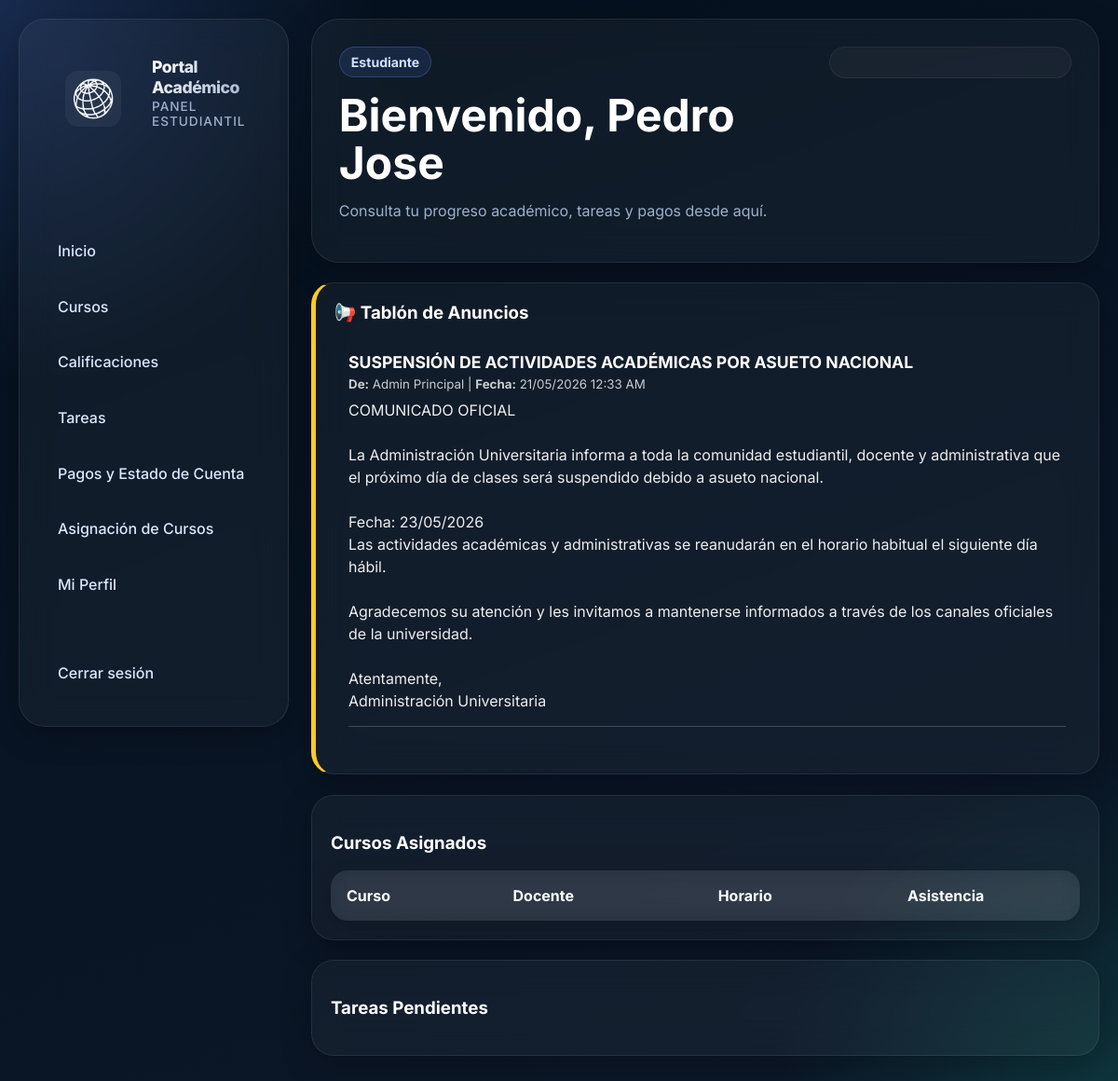
The app's page /estudiantes/inicio_estudiantes.php (signed in) with its own data.
### tables this page shows
CREATE TABLE IF NOT EXISTS `estudiantes` (
  `id_estudiante` int NOT NULL AUTO_INCREMENT,
  `nombres` varchar(60) NOT NULL,
  `apellidos` varchar(60) NOT NULL,
  `id_carrera` int DEFAULT NULL,
  `id_usuario` int DEFAULT NULL,
  PRIMARY KEY (`id_estudiante`),
  KEY `id_carrera` (`id_carrera`),
  KEY `id_usuario` (`id_usuario`),
  CONSTRAINT `estudiantes_ibfk_1` FOREIGN KEY (`id_carrera`) REFERENCES `carreras` (`id_carrera`),
  CONSTRAINT `estudiantes_ibfk_2` FOREIGN KEY (`id_usuario`) REFERENCES `usuarios` (`id_usuario`)
);

CREATE TABLE IF NOT EXISTS `anuncios` (
  `id_anuncio` int NOT NULL AUTO_INCREMENT,
  `id_autor` int NOT NULL,
  `titulo` varchar(100) NOT NULL,
  `mensaje` text NOT NULL,
  `audiencia` enum('Todos','Docentes','Estudiantes','Curso_Especifico') NOT NULL,
  `id_curso_destino` int DEFAULT NULL,
  `fecha_publicacion` timestamp NULL DEFAULT CURRENT_TIMESTAMP,
  PRIMARY KEY (`id_anuncio`),
  KEY `id_autor` (`id_autor`),
  KEY `id_curso_destino` (`id_curso_destino`),
  CONSTRAINT `anuncios_ibfk_1` FOREIGN KEY (`id_autor`) REFERENCES `usuarios` (`id_usuario`),
  CONSTRAINT `anuncios_ibfk_2` FOREIGN KEY (`id_curso_destino`) REFERENCES `cursos` (`id_curso`)
);

CREATE TABLE IF NOT EXISTS `usuarios` (
  `id_usuario` int NOT NULL AUTO_INCREMENT,
  `nombre` varchar(100) DEFAULT NULL,
  `correo` varchar(100) DEFAULT NULL,
  `contraseña` varchar(255) DEFAULT NULL,
  `estado` tinyint DEFAULT '1',
  PRIMARY KEY (`id_usuario`),
  UNIQUE KEY `correo` (`correo`)
);

### estudiantes/funciones_dash.php (called while the page is built, shortened)
<?php
require '../conexion.php';
$stmt_anuncios = $conexion->prepare("
    SELECT a.titulo, a.mensaje, a.fecha_publicacion, u.nombre AS autor, c.nombre_curso
    FROM anuncios a
    INNER JOIN usuarios u ON a.id_autor = u.id_usuario
    LEFT JOIN cursos c ON a.id_curso_destino = c.id_curso
    WHERE a.audiencia IN ('Todos', 'Estudiantes')
       OR (a.audiencia = 'Curso_Especifico' AND a.id_curso_destino IN (
           SELECT ad.id_curso
           FROM asignaciones asig
           INNER JOIN asignaciones_docentes ad ON asig.id_asignacion = ad.id_asignacion
           WHERE asig.id_estudiante = ?
       ))
    ORDER BY a.fecha_publicacion DESC
    LIMIT 10
");
$stmt_anuncios->execute([$id_estudiante]);
$anuncios = $stmt_anuncios->fetchAll(PDO::FETCH_ASSOC);
?>

### estudiantes/inicio_estudiantes.php (the view, shortened to what this page needs)
<?php
require '../conexion.php';
$id_usuario = $_SESSION['id_usuario'];
$stmt_est = $conexion->prepare("SELECT id_estudiante, nombres, apellidos FROM estudiantes WHERE id_usuario = ?");
$stmt_est->execute([$id_usuario]);
$estudiante = $stmt_est->fetch(PDO::FETCH_ASSOC);
$id_estudiante = $estudiante['id_estudiante'];
require 'funciones_dash.php';
?>
<!DOCTYPE html>
<html lang="es">
<head>
    <link rel="stylesheet" href="estilos_estudiantes.css">
</head>
<body>
<div class="app-shell">
        <nav class="menu">
            <?php require 'encabezado.php'; ?>
        </nav>
    <main class="content">
        <section class="hero glass">
            <div>
                <span class="hero-badge">Estudiante</span>
                <h1>Bienvenido, <?php echo htmlspecialchars($estudiante['nombres']); ?></h1>
                <p class="muted">Consulta tu progreso académico, tareas y pagos desde aquí.</p>
            </div>
            <div class="hero-meta">
            </div>
        </section>
 <section id="anuncios" class="panel glass" style="border-left: 5px solid #ffca28;">
    <div class="panel-header">
        <h3 style="color: #ffffff; margin: 0;">📢 Tablón de Anuncios</h3>
    </div>
    <div style="padding: 15px;">
        <?php if(count($anuncios) > 0): ?>
            <?php foreach($anuncios as $anuncio): ?>
                <div style="border-bottom: 1px solid rgba(255,255,255,0.2); padding-bottom: 15px; margin-bottom: 15px;">
                    <h4 style="margin: 0 0 5px 0; color: #ffffff; font-size: 1.1em;">
                        <?php echo htmlspecialchars($anuncio['titulo']); ?>
                    </h4>
                    <small style="color: #cccccc; display: block; margin-bottom: 8px;">
                        <strong>De:</strong> <?php echo htmlspecialchars($anuncio['autor']); ?> |
                        <strong>Fecha:</strong> <?php echo date('d/m/Y h:i A', strtotime($anuncio['fecha_publicacion'])); ?>
                    </small>
                    <p style="margin: 0; color: #eeeeee; line-height: 1.5;">
                        <?php echo nl2br(htmlspecialchars($anuncio['mensaje'])); ?>
                    </p>
                </div>
            <?php endforeach; ?>
        <?php else: ?>
            <p style="color: #ffffff; text-align: center; padding: 20px; margin: 0;">No hay comunicados nuevos por el momento.</p>
        <?php endif; ?>
    </div>
</section>
<section id="cursos" class="panel glass">
    <div class="panel-header"><h3>Cursos Asignados</h3></div>
    <div class="table-wrap">
        <table>
            <thead>
                <tr>
                    <th>Curso</th>
                    <th>Docente</th>
                    <th>Horario</th>
                    <th style="width: 200px;">Asistencia</th>
                </tr>
            </thead>
        </table>
    </div>
</section>
        <section id="tareas" class="panel glass">
            <div class="panel-header"><h3>Tareas Pendientes</h3></div>
        </section>
    </main>
</div>
</body>
</html>

### estudiantes/encabezado.php (shortened to what this page needs)
<!DOCTYPE html>
<html lang="es">
<head>
</head>
<body>
<aside class="sidebar glass">
    <div class="logo-wrap">
<a href="inicio_estudiantes.php">
    <img src="../img/img_03.1.png" alt="Logo Universidad" class="logo-navbar">
</a>
        <div>
            <h2>Portal Académico</h2>
            <p class="muted">Panel estudiantil</p>
        </div>
    </div>
    <nav class="menu">
        <a href="inicio_estudiantes.php">Inicio</a>
        <a href="cursos.php">Cursos</a>
        <a href="notas.php">Calificaciones</a>
        <a href="tareas.php">Tareas</a>
        <a href="pagos.php">Pagos y Estado de Cuenta</a>
        <a href="asignacion_cursos.php">Asignación de Cursos</a>
        <a href="perfil.php">Mi Perfil</a>
    </nav>
    <a class="logout-link" href="../logout.php">Cerrar sesión</a>
</aside>
</body>
</html>

### estudiantes/estilos_estudiantes.css (style rules this page uses)
:root { --card: rgba(255, 255, 255, 0.04); --card-border: rgba(255, 255, 255, 0.08); --text: #ffffff; --muted: #9eb0ce; --primary: #5b8cff; --primary-strong: #3b6fff; --accent: #18c29c; --shadow: 0 8px 32px rgba(0, 0, 0, 0.25); }
html, body { margin: 0; padding: 0; font-family: 'Inter', sans-serif; background: radial-gradient(circle at top left, rgba(91, 140, 255, 0.22), transparent 24%), radial-gradient(circle at bottom right, rgba(24, 194, 156, 0.18), transparent 22%), linear-gradient(160deg, #05101d 0%, #081423 45%, #0c1728 100%); color: var(--text); min-height: 100%; }
.glass, .panel, .form-perfil, .table-wrap { background: var(--card) !important; border: 1px solid var(--card-border); color: var(--text) !important; border-radius: 16px; backdrop-filter: blur(12px); -webkit-backdrop-filter: blur(12px); box-shadow: var(--shadow); }
.glass h1, .glass h3, .panel-header h3, th, td { color: #ffffff !important; }
* { box-sizing: border-box; scroll-behavior: smooth; }
a { color: inherit; text-decoration: none; }
.glass { background: var(--card); border: 1px solid var(--card-border); backdrop-filter: blur(18px); box-shadow: var(--shadow); }
.muted { color: var(--muted); }
.app-shell { display: grid; grid-template-columns: 290px 1fr; gap: 1.5rem; min-height: 100vh; padding: 1.25rem; }
.sidebar { border-radius: 28px; padding: 1.25rem; display: flex; flex-direction: column; justify-content: space-between; position: sticky; top: 1.25rem; height: calc(100vh - 2.5rem); }
.logo-wrap { display: flex; gap: 1rem; align-items: center; margin-bottom: 2rem; }
.menu { display: grid; gap: .55rem; }
.menu a, .logout-link { padding: .9rem 1rem; border-radius: 16px; color: #dbe7ff; }
.content { display: grid; gap: 1.35rem; padding-bottom: 2rem; }
.hero { border-radius: 30px; padding: 1.8rem; display: flex; justify-content: space-between; gap: 1.25rem; align-items: flex-start; }
.hero-badge, .pill { display: inline-flex; padding: .45rem .75rem; border-radius: 999px; background: rgba(91, 140, 255, 0.12); border: 1px solid rgba(91, 140, 255, 0.28); color: #cfe0ff; font-size: .88rem; font-weight: 700; }
.hero h1 { margin: 1rem 0 .75rem; font-size: clamp(2rem, 4vw, 3rem); line-height: 1.05; }
.hero-meta { min-width: 260px; display: grid; gap: .7rem; background: rgba(255,255,255,0.04); border: 1px solid rgba(255,255,255,0.06); padding: 1rem; border-radius: 20px; }
.stat-card, .panel { border-radius: 24px; padding: 1.25rem; }
.panel-header { margin-bottom: 1rem; }
.table-wrap { overflow: auto; border-radius: 18px; border: 1px solid rgba(255,255,255,0.06); }
table { width: 100%; border-collapse: collapse; min-width: 720px; }
thead { background: rgba(255,255,255,0.05); }
th, td { padding: .95rem 1rem; text-align: left; border-bottom: 1px solid rgba(255,255,255,0.05); }
.logo-wrap { display: flex; gap: 1rem; align-items: center; margin-bottom: 2.5rem; padding: 0.5rem; }
.logo-navbar { width: 60px; height: 60px; object-fit: contain; border-radius: 14px; background: rgba(255, 255, 255, 0.05); padding: 5px; transition: transform 0.3s ease; }
.logo-wrap h2 { font-size: 1.1rem; font-weight: 800; margin: 0; line-height: 1.2; background: linear-gradient(135deg, #ffffff 0%, #9eb0ce 100%); -webkit-background-clip: text; background-clip: text; -webkit-text-fill-color: transparent; letter-spacing: -0.5px; }
.logo-wrap .muted { font-size: 0.85rem; font-weight: 500; margin-top: 2px; color: var(--muted); text-transform: uppercase; letter-spacing: 1px; }
.sidebar { padding: 2rem 1.5rem; border-right: 1px solid rgba(255, 255, 255, 0.1); }
.menu a { display: flex; align-items: center; font-weight: 500; transition: all 0.2s ease; border: 1px solid transparent; }

### records on screen
estudiantes: nombres "Pedro Jose"
anuncios: titulo "SUSPENSIÓN DE ACTIVIDADES ACADÉMICAS POR ASUETO NACIONAL", id_autor.nombre "Admin Principal", fecha_publicacion "21/05/2026 12:33 AM", mensaje "COMUNICADO OFICIAL La Administración Universitaria informa a toda la comunidad estudiantil, docente y administrativa que el próximo día de clases será suspendido debido a asueto nacional. Fecha: 23/05/2026 Las actividades académicas y administrativas se reanudarán en el horario habitual el siguiente día hábil. Agradecemos su atención y les invitamos a mantenerse informados a través de los canales oficiales de la universidad. Atentamente, Administración Universitaria"
